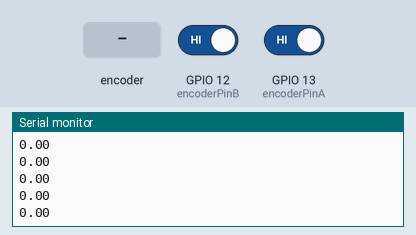
This sketch was run on a simulated ESP32. On the bench: the last lines printed to the serial monitor. The inputs (shaded band) are chosen by the test bench; at power-on: GPIO 12 (encoderPinB) HIGH, GPIO 13 (encoderPinA) HIGH.

Above: at 1.2 s.
1.3 s: rotary encoder on GPIO 13 (encoderPinA) / GPIO 12 (encoderPinB) turned 1 step (first pin leading)
At 1.41 s:
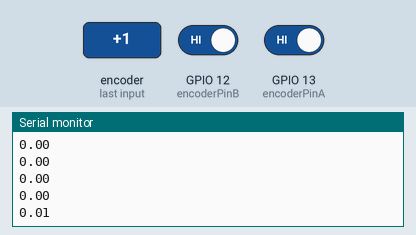
3.0 s: rotary encoder on GPIO 13 (encoderPinA) / GPIO 12 (encoderPinB) turned 1 step (first pin leading)
At 3.01 s:
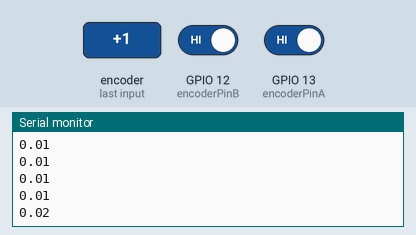
Timing chart, 0 to 6.0 s (numbered marks = the images above; inputs shaded):
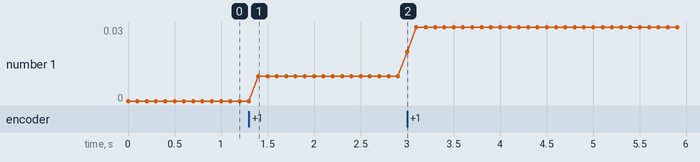

The sketch:

esp32-quad-encoder.ino
```cpp
volatile long encoderPos = 0;  // a counter for the dial
volatile bool encoderALast = LOW; // keep track of last A position
const int encoderPinA = 13;
const int encoderPinB = 12;
const float position_factor = 100;
const int int_position_factor = (int)position_factor;
const long encoderPosMin = -360;
const long encoderPosMax = 360;

void IRAM_ATTR encoderInterrupt() {
  int encoderA = digitalRead(encoderPinA); // Reads the current position of A
  int encoderB = digitalRead(encoderPinB); // Reads the current position of B

  if (encoderA != encoderALast) { // If A has changed
    if (encoderA != encoderB) { // and A & B are not equal
      encoderPos++; // it is a clockwise movement
    } else {
      encoderPos--; // it is a counter-clockwise movement
    }
  }
  encoderALast = encoderA; // Store A for next time
  encoderPos = constrain(encoderPos, encoderPosMin * int_position_factor, encoderPosMax * int_position_factor);

}

void setup() {
  Serial.begin(115200); // start serial for output
  pinMode(encoderPinA, INPUT_PULLUP); // set encoderPinA as input
  pinMode(encoderPinB, INPUT_PULLUP); // set encoderPinB as input

  // Call encoderInterrupt() when the inputs change (RISING, FALLING or CHANGE)
  attachInterrupt(digitalPinToInterrupt(encoderPinA), encoderInterrupt, CHANGE);
  attachInterrupt(digitalPinToInterrupt(encoderPinB), encoderInterrupt, CHANGE);
}

void loop() {
  // Print the encoder position to the Serial Monitor
  Serial.println(encoderPos/position_factor);
  delay(100); // for readability in the Serial Monitor
}
```

Measured:
- after the input at 1.3 s, the serial monitor: prints a new line after 0.10 s (image 1)
- after the input at 3.0 s, the serial monitor: prints a new line at once (image 2)
- plotted number 1: 0 → 0.01 after the input at 1.3 s, 0.01 → 0.03 after the input at 3.0 s
